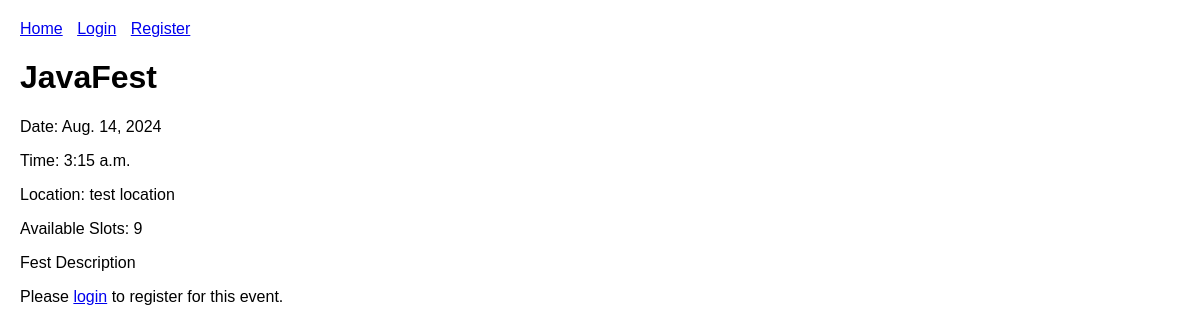
The page /event/1/ on the database its author committed.
### events/models.py (models this page shows, shortened)
class Event(models.Model):
    title = models.CharField(max_length=100)
    description = models.TextField(max_length=4048)
    date = models.DateField()
    time = models.TimeField()
    location = models.CharField(max_length=200)
    available_slots = models.PositiveIntegerField()

### events/views.py (the view)
# urls.py: path('event/<int:event_id>/', views.event_detail, name='event_detail'),
def event_detail(request, event_id):
    event = get_object_or_404(Event, pk=event_id)
    return render(request, 'events/event_detail.html', {'event': event})

### events/templates/events/event_detail.html
{% extends 'events/base.html' %}
{% block content %}
    <h1>{{ event.title }}</h1>
    <p>Date: {{ event.date }}</p>
    <p>Time: {{ event.time }}</p>
    <p>Location: {{ event.location }}</p>
    <p>Available Slots: {{ event.available_slots }}</p>
    <p>{{ event.description }}</p>
    {% if user.is_authenticated %}
        {% if user in event.registration_set.all %}
            <form action="{% url 'unregister_from_event' event.id %}" method="post">
                {% csrf_token %}
                <button type="submit">Unregister</button>
            </form>
        {% else %}
            <form action="{% url 'register_for_event' event.id %}" method="post">
                {% csrf_token %}
                <button type="submit">Register</button>
            </form>
        {% endif %}
    {% else %}
        <p>Please <a href="{% url 'login' %}">login</a> to register for this event.</p>
    {% endif %}
{% endblock %}

### events/templates/events/base.html (style rules this page uses)
body { font-family: Arial, sans-serif; margin: 0; padding: 20px; }

### rows shown on the page
Event: title "JavaFest", date "Aug. 14, 2024", time "3:15 a.m.", location "test location", available_slots "9", description "Fest Description"
